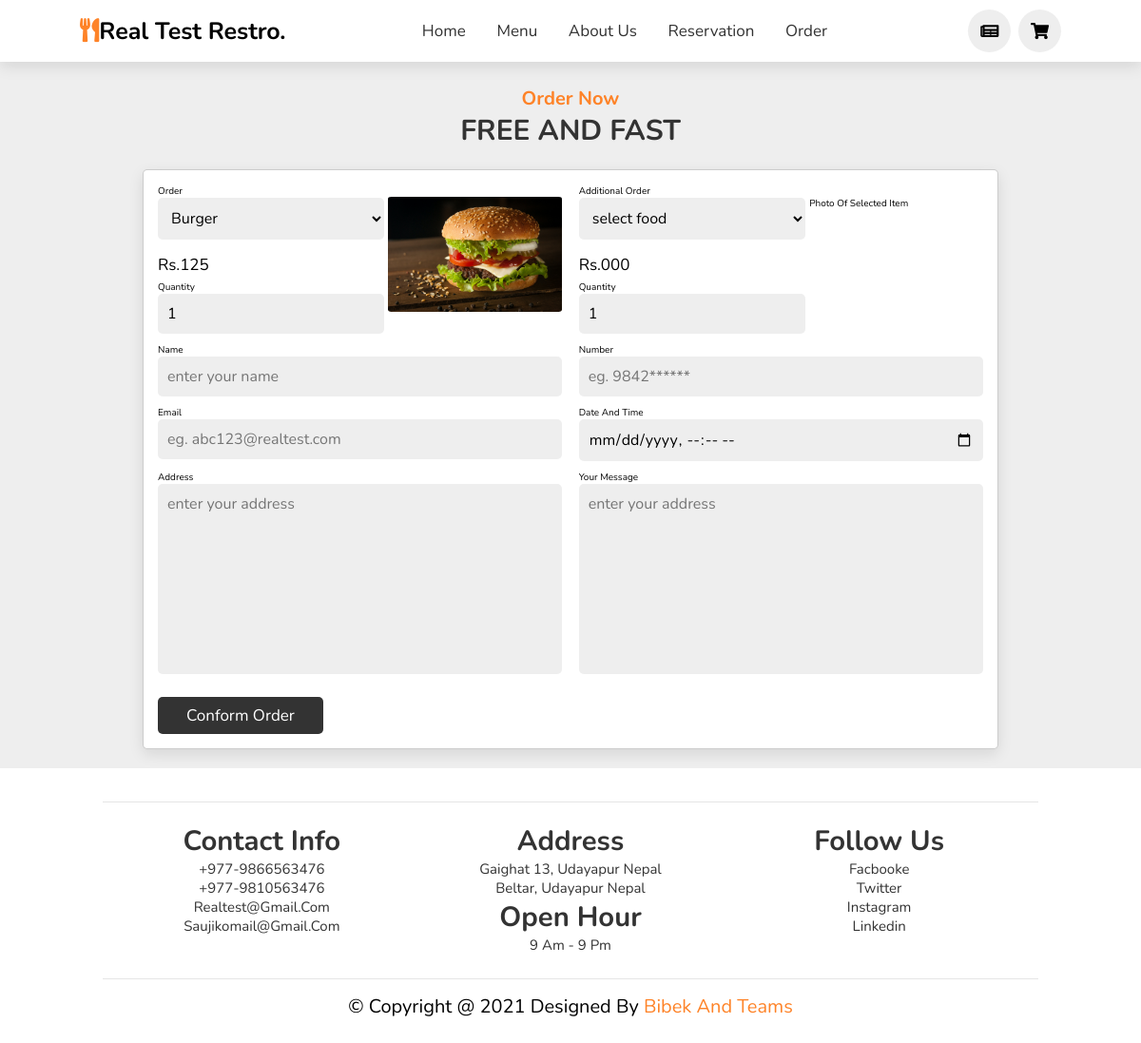
The page /order.php?food_id=25 on the database its author committed.
### tables this page shows
CREATE TABLE `tbl_menu` (
  `id` int(10) UNSIGNED NOT NULL,
  `name` varchar(150) NOT NULL,
  `description` varchar(255) NOT NULL,
  `price` decimal(10,0) NOT NULL,
  `image_name` varchar(255) NOT NULL,
  `active` varchar(10) NOT NULL
);

### order.php (the view, shortened to what this page needs)
<?php include('partials-front/header.php'); ?>
<!-- <?php
    if(isset($_GET['food_id']))
    {
         $food_id = $_GET['food_id'];
    }
    else
    {
        $food_id = "";
    }
    if(isset($_GET['selectedId2']))
    {
        $selectedId2 = $_GET['selectedId2'];
    }
    else
    {
        $selectedId2 = "";
    }
?> -->
<section class="order" id="order" style="margin-top:6rem;">
    <h3 class="sub-heading">order now</h3>
    <h1 class="heading">free and fast</h1>
    <form action="order-process.php" method="POST">
        <div class="inputbox">
            <div class="input">
                <div class="food">
                    <div class="details">
                        <span>order</span>
                        <select name="food1" id="food1" onchange="selectId1();" required >
                            <?php
                                $sql = "SELECT * FROM tbl_menu WHERE active='yes'";
                                $res = mysqli_query($conn, $sql);
                                $count= mysqli_num_rows($res);
                                if($count>0)
                                {
                                    while($row = mysqli_fetch_assoc($res))
                                    {
                                        $id= $row['id'];
                                        $name = $row['name'];
                                        if($id==$food_id)
                                        {
                                            ?>
                                            <option value="<?php echo $id; ?>" selected><?php echo $name; ?></option>
                                            <?php
                                        }
                                            ?>
                                            <?php
                                    }
                               }
                                else
                                {
                                    ?>
                                        <option value="0">No item found</option>
                                    <?php
                                }
                            ?>
                        </select>
                        <?php
                            if($food_id != "")
                            {
                                 $sql1="SELECT * FROM tbl_menu WHERE id=$food_id";
                                 $res1=mysqli_query($conn, $sql1);
                                 $count1= mysqli_num_rows($res1);
                                 if($count1==1)
                                 {
                                     $row1= mysqli_fetch_assoc($res1);
                                     $price1=$row1['price'];
                                     $image_name1=$row1['image_name'];
                                     ?>
                                         <p>Rs.<?php echo $price1; ?></p>
                                         <span>quantity</span>
                                         <input type="number" name="quantity1" value="1" required>
                                     </div>
                                     <div class="image">
                                         <img src="<?php echo SITEURL; ?>image/menu/<?php echo $image_name1; ?>" alt="">
                                     </div>
                                     <?php
                                 }
                            }
                        ?>
                </div>
            </div>
            <div class="input">
                <div class="food">
                    <div class="details">
                        <span>additional order</span>
                        <select name="food2" id="food2" onchange="selectId2();" >
                            <option value="">select food</option>
                        </select>
                        <?php
                        if($selectedId2 != "")
                        {
                            $sql2="SELECT * FROM tbl_menu WHERE id=$selectedId2";
                            $res2=mysqli_query($conn, $sql2);
                            $count2= mysqli_num_rows($res2);
                            if($count2==1)
                            {
                                $row2= mysqli_fetch_assoc($res2);
                                $name3 =$row2['name'];
                                $price2=$row2['price'];
                                $image_name2=$row2['image_name'];
                                ?>
                                    <input type="hidden" name="food_name2" value="<?php echo $name3; ?>">
                                    <p>Rs.<?php echo $price2; ?></p>
                                    <input type="hidden" name="price2" value="<?php echo $price2; ?>">
                                    <span>quantity</span>
                                    <input type="number" name="quantity2" value="1" required>
                                </div>
                                <div class="image">
                                    <img src="<?php echo SITEURL; ?>image/menu/<?php echo $image_name2; ?>" alt="">
                                </div>
                                <?php
                            }
                        }
                        else
                        {
                            ?>
                                <p>Rs.000</p>
                                <span>quantity</span>
                                <input type="number" name="quantity2" value="1" >
                            </div>
                                <div class="image">
                                <span>photo of selected item</span>
                            </div>
                            <?php
                        }
                        ?>
                </div>
            </div>
        </div>
        <div class="inputbox">
            <div class="input">
                <span>name</span>
                <input type="text" name="customer_name" placeholder="enter your name" required>
            </div>
            <div class="input">
                <span>number</span>
                <input type="tel" name="customer_number" pattern="{0-9}{10}" placeholder="eg. 9842******" required>
            </div>
        </div>
        <div class="inputbox">
            <div class="input">
                <span>email</span>
                <input type="email" name="customer_email" placeholder="eg. abc123@realtest.com" required>
            </div>
            <div class="input">
                <span>date and time</span>
                <input type="datetime-local" name="order_date" required>
            </div>
        </div>
        <div class="inputbox">
            <div class="input">
                <span>address</span>
                <textarea name="customer_address" placeholder="enter your address" name="address"  id="" cols="30" rows="10" required></textarea>
            </div>
            <div class="input">
                <span>your message</span>
                <textarea name="message" placeholder="enter your address" name="message" id="" cols="30" rows="10"></textarea>
            </div>
        </div>
        <input type="submit" name="submit" value="conform order" class="btn">
    </form>
</section>
<?php include('partials-front/footer.php'); ?>

### css/style.css (style rules this page uses)
:root { --orange:#fe8328; --gray:#333333; --white:#ffffff; --box-shadow:0 .5rem 1.5rem rgba(0,0,0,.1); }
* { font-family: 'Nunito', sans-serif; margin: 0; padding: 0; box-sizing: border-box; text-decoration: none; outline: none; border: none; text-transform: capitalize; transition: all 0.2s linear; }
html { font-size: 62.5%; overflow-x: hidden; scroll-padding-top: 5.5rem; scroll-behavior: smooth; }
section { padding: 2rem 9%; }
.sub-heading { text-align: center; color: var(--orange); font-size: 2rem; padding-top: 1rem; }
.heading { text-align: center; color: var(--gray); font-size: 3rem; padding-bottom: 2rem; text-transform: uppercase; }
.btn { margin-top: 1rem; display: inline-block; font-size: 1.7rem; color: var(--white); background: var(--gray); border-radius: .5rem; cursor: pointer; padding: .8rem 3rem; }
.order, .reservation, .write-review { background: #eee; }
.order form, .reservation form, .write-review form { max-width: 90rem; border-radius: .5rem; box-shadow: var(--box-shadow); border: .1rem solid rgba(0,0,0,.2); background: var(--white); padding: 1.5rem; margin: 0 auto; }
.order form .inputbox, .reservation form .inputbox, .write-review form .inputbox { display: flex; flex-wrap: wrap; justify-content: space-between; }
.order form .inputbox .input, .reservation form .inputbox .input, .write-review form .inputbox .input { width: 49%; }
.order form .inputbox .input .food { display: flex; flex-wrap: wrap; justify-content: space-between; }
.order form .inputbox .input .food .image { width: 43%; margin-top: 3%; }
.order form .inputbox .input .food .image img { width: 100%; border-radius: 2%; }
.order form .inputbox .input .food .details { width: 56%; }
.order form .inputbox .input .food p { padding: .5rem 0; font-size: 1.7rem; }
.order form .inputbox .input select, .order form .inputbox .input input, .order form .inputbox .input textarea, .reservation form .inputbox .input input, .reservation form .inputbox .input textarea, .write-review form .inputbox .input input, .write-review form .inputbox .input textarea { background: #eee; border-radius: .5rem; padding: 1rem; font-size: 1.6rem; color: black; text-transform: none; margin-bottom: 1rem; width: 100%; }
.order form .inputbox .input textarea, .reservation form .inputbox .input textarea, .write-review form .inputbox .input textarea { height: 20rem; resize: none; }

### rows shown on the page
tbl_menu: price "125", image_name (picture)

### other values the page prints
form field food1 "Burger"
